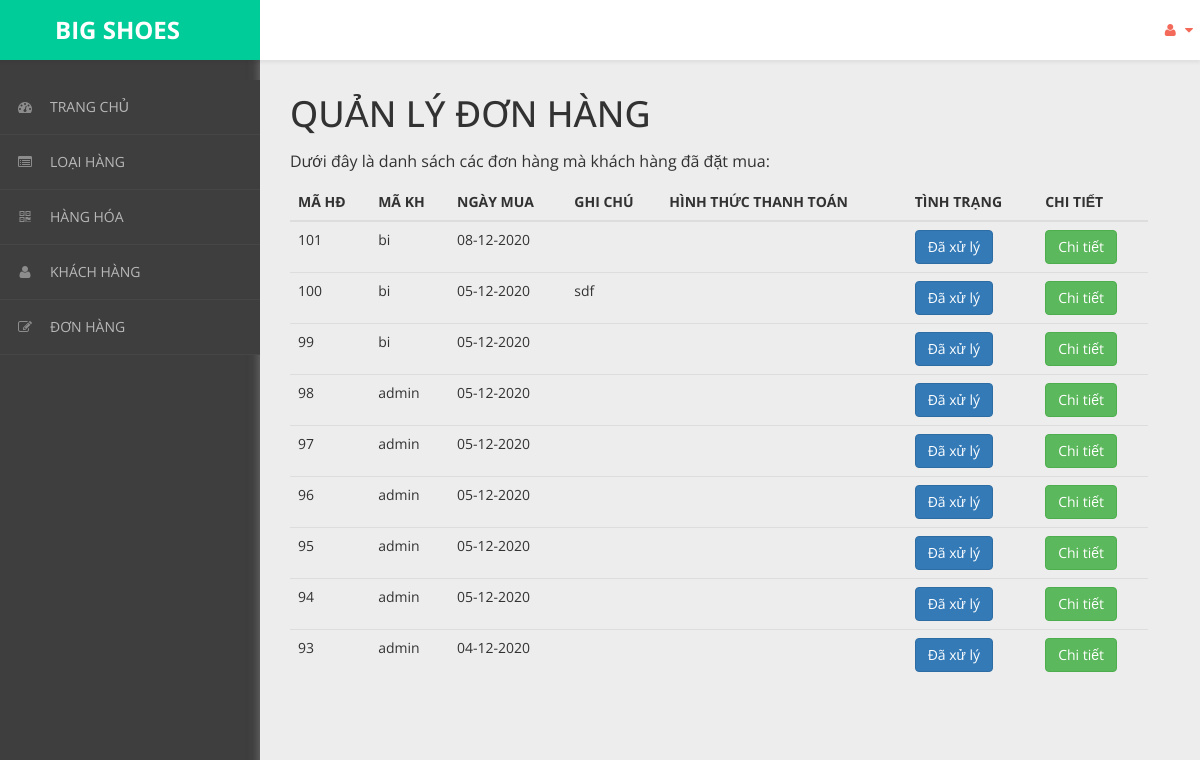
Page /admin/content/hoa-don/hoa-don-list.php on the earlier database version.
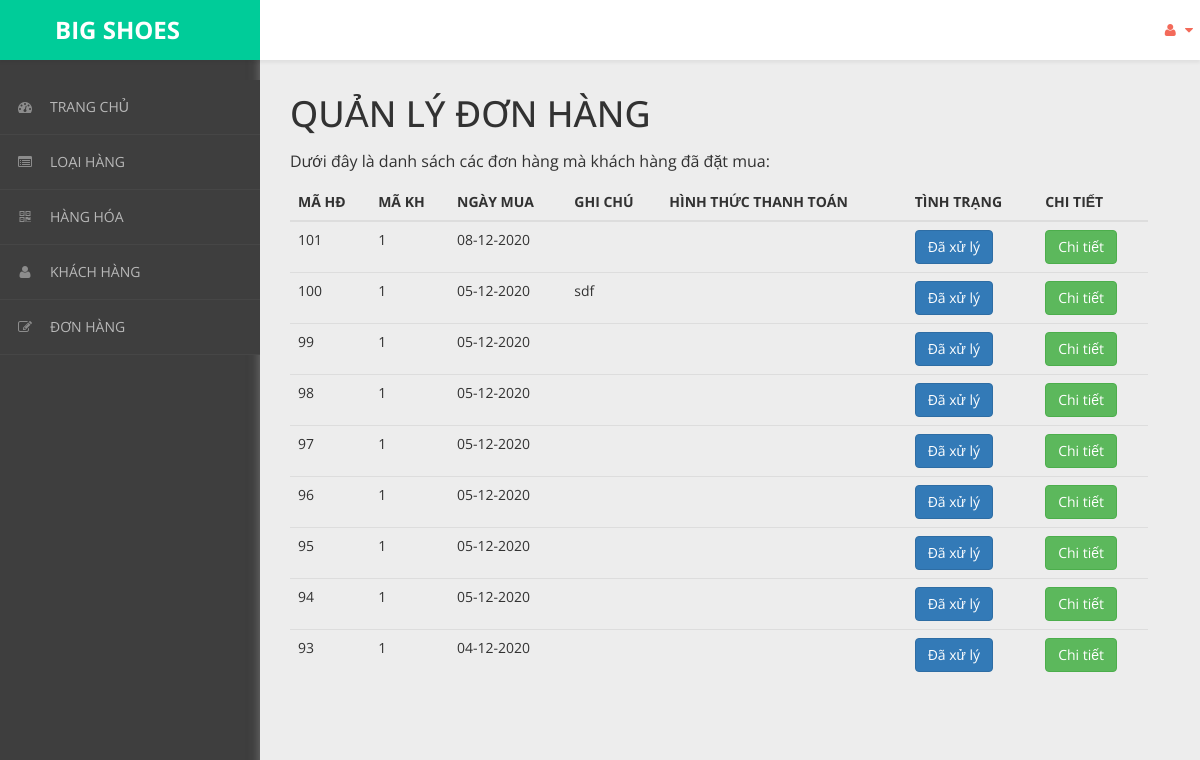
Same page on the later database version.
### tables this page shows
CREATE TABLE `hoa_don` (
  `ma_hd` int(11) NOT NULL,
  `ngay_mua` varchar(20) NOT NULL,
  `ghi_chu` varchar(50) NOT NULL,
  `tinh_trang` varchar(20) NOT NULL DEFAULT '0',
  `ma_kh` int(10) UNSIGNED NOT NULL
);

### admin/dao/pdo.php (called while the page is built, shortened)
<?php
    function pdo_get_connection(){
        $pdo = new PDO("mysql:host=localhost;dbname=bigshoes",'root','');
        $pdo->setAttribute(PDO::ATTR_ERRMODE, PDO::ERRMODE_EXCEPTION);
        return $pdo;
    }
    function pdo_query($sql){
        $sql_args = array_slice(func_get_args(),1);
        try{
            $conn = pdo_get_connection();
            $stmt = $conn ->prepare($sql);
            $stmt -> execute($sql_args);
            $rows = $stmt -> fetchAll();
            return $rows;
        }catch(PDOException $e){
            throw $e;
        }finally{
            unset($conn);
        }
    }
    ?>

### admin/dao/hoa-don.php (called while the page is built, shortened)
<?php
    require_once ('pdo.php');
    function hoa_don_select_all(){
        $sql = "SELECT * FROM hoa_don ORDER BY ma_hd DESC";
        return pdo_query($sql);
    }
?>

### admin/content/hoa-don/hoa-don-list.php (the view, shortened to what the changed rows need)
<!DOCTYPE html>
<html xmlns="http://www.w3.org/1999/xhtml">
<head>
    <link href="../../../css/admin/css/bootstrap.css" rel="stylesheet" />
    <link href="../../../css/admin/css/font-awesome.css" rel="stylesheet" />
    <link href="../../../css/admin/css/custom-styles.css" rel="stylesheet" />
</head>
<body>
    <div id="wrapper">
        <div id="page-wrapper">
            <div class="header">
                <div class="page-header">
                    <h1>QUẢN LÝ ĐƠN HÀNG</h1>
                    <?php
                    require_once('../../dao/hoa-don.php');
                    $items = hoa_don_select_all();
                    ?>
                    <table class="table table-hover">
                        <thead>
                            <tr>
                                <th>MÃ HĐ</th>
                                <th>MÃ KH</th>
                                <th>NGÀY MUA</th>
                                <th>GHI CHÚ</th>
                                <th>HÌNH THỨC THANH TOÁN</th>
                                <th>TÌNH TRẠNG</th>
                                <th>CHI TIẾT</th>
                            </tr>
                        </thead>
                        <tbody>
                            <?php foreach ($items as $item) {
                                extract($item);
                            ?>
                                <tr>
                                    <td><?= $ma_hd ?></td>
                                    <td><?= $ma_kh ?></td>
                                    <td><?= $ngay_mua ?></td>
                                    <td><?= $ghi_chu ?></td>
                                    <td><?= $thanh_toan ?></td>
                                    <td>
                                        <a href="thanh-toan-gio-hang.php?ma_hd=<?= $ma_hd ?>">
                                            <?php
                                            if ($tinh_trang == 0) {
                                                echo '<button class="btn btn-danger name="thanh_toan">';
                                                echo "Chưa xử lý";
                                            } else {
                                                echo '<button class="btn btn-primary name ="thanh_toan">';
                                                echo "Đã xử lý";
                                            }
                                            ?>
                                            </button></a>
                                    </td>
                                    <td><a href="chi-tiet-hoa-don.php?ma_hd=<?= $ma_hd ?>&ma_kh=<?= $ma_kh ?>"><button class="btn btn-success">Chi tiết</button></a></td>
                                </tr>
                            <?php } ?>
                        </tbody>
                    </table>
                </div>
            </div>
        </div>
    </div>
</body>
</html>

Differences in the rows shown:
changed hoa_don id 101: ma_kh "bi" → "1"
changed hoa_don "sdf": ma_kh "bi" → "1"
changed hoa_don id 99: ma_kh "bi" → "1"
changed hoa_don id 98: ma_kh "admin" → "1"
changed hoa_don id 97: ma_kh "admin" → "1"
changed hoa_don id 96: ma_kh "admin" → "1"
changed hoa_don id 95: ma_kh "admin" → "1"
changed hoa_don id 94: ma_kh "admin" → "1"
changed hoa_don id 93: ma_kh "admin" → "1"
